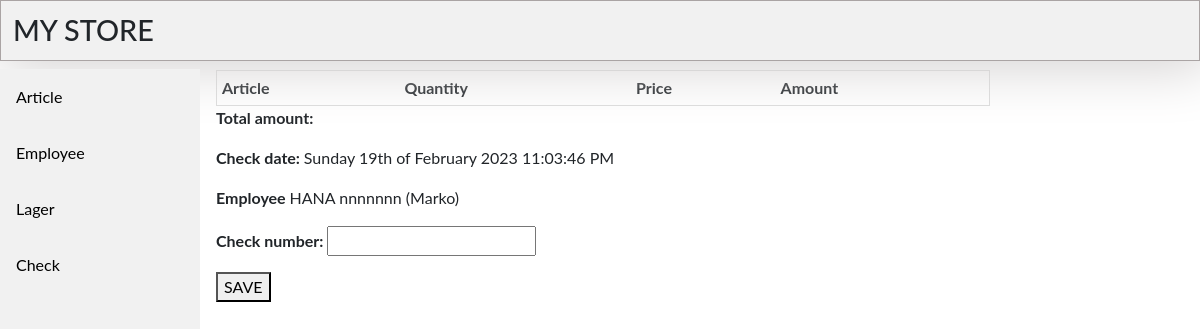
Before: /check_details.php (signed in) with the older database file.
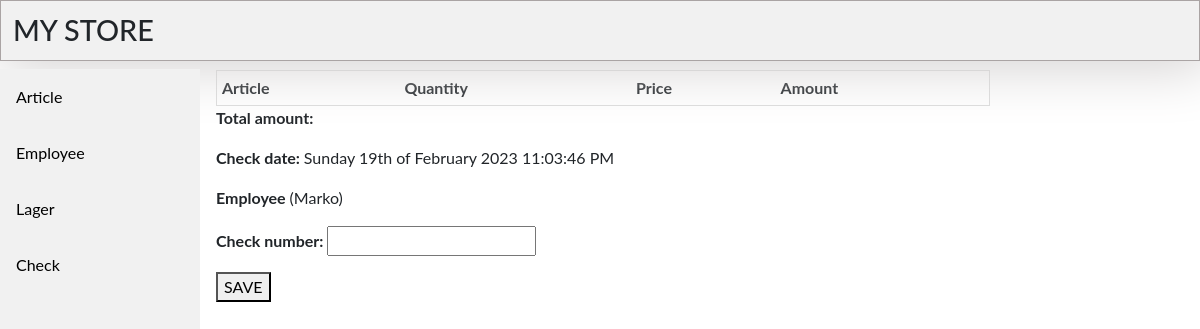
After: the same page with the newer database file.
### tables this page shows
CREATE TABLE `employee` (
  `EmployeeId` int(11) NOT NULL,
  `FirstName` varchar(50) DEFAULT NULL,
  `LastName` varchar(50) DEFAULT NULL,
  `PhoneNumber` varchar(50) DEFAULT NULL,
  `Address` varchar(100) DEFAULT NULL,
  `City` varchar(50) DEFAULT NULL,
  `Email` varchar(100) DEFAULT NULL,
  `JMBG` char(13) DEFAULT NULL,
  `UserId` int(11) DEFAULT NULL
);

### check_details.php (the view, shortened to what this page needs)
<!DOCTYPE html>
<html>
<head>
    <?php include("includes/head-tag-contents.php"); ?>
</head>
<body>
    <?php include("includes/design-top.php"); ?>
    <?php include("includes/navigation.php"); ?>
    <div class="content">
        <?php
        $db = OpenCon();
        ?>
        <table>
            <th>Article</th>
            <th>Quantity</th>
            <th>Price</th>
            <th>Amount</th>
        </table>
        <div>
            <p><b>Total amount: </b>
            </p>
        </div>
        <div>
            <p><b>Check date: </b>
                <?php echo date("l jS \of F Y h:i:s A"); ?></p>
        </div>
        <div>
            <p><b>Employee </b>
                <?php
                $sql_query1 = "SELECT e.FirstName, e.LastName  FROM employee as e LEFT JOIN user as u ON e.UserId = u.UserId WHERE u.UserName = '" . $_SESSION["UserName"] . "'";
                $response1 = $db->query($sql_query1);
                $employee = $response1->fetch_assoc();
                echo $employee["FirstName"] . " " . $employee["LastName"] . " (" . $_SESSION["UserName"] . ")";
                ?></p>
        </div>
        <div>
            <p><b>Check number: </b>
                <input id="check_number" type="text" maxlength="30">
        </div>
        <div>
            <button onclick="save_check()"> SAVE </button>
        </div>
    </div>
</body>
</html>

Changed rows visible on the page:
removed employee: FirstName "HANA", LastName "nnnnnnn"
